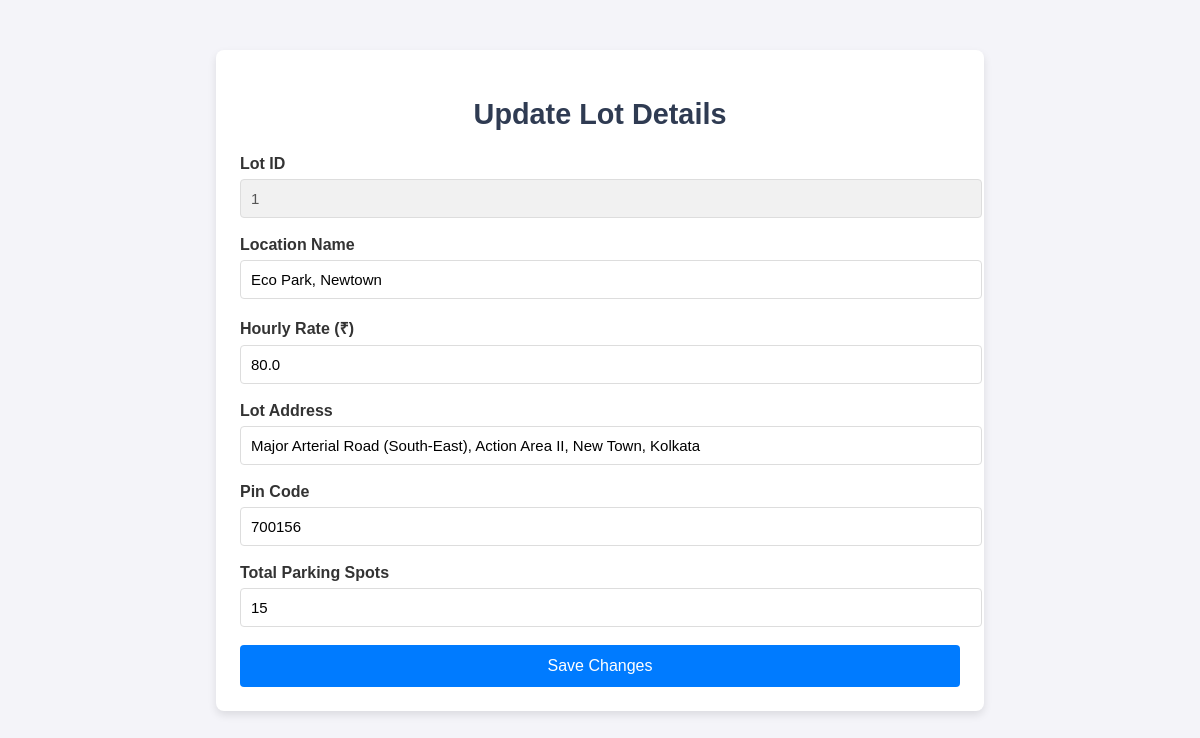
The page /edit_lot/1 (signed in) on the database as committed earlier.
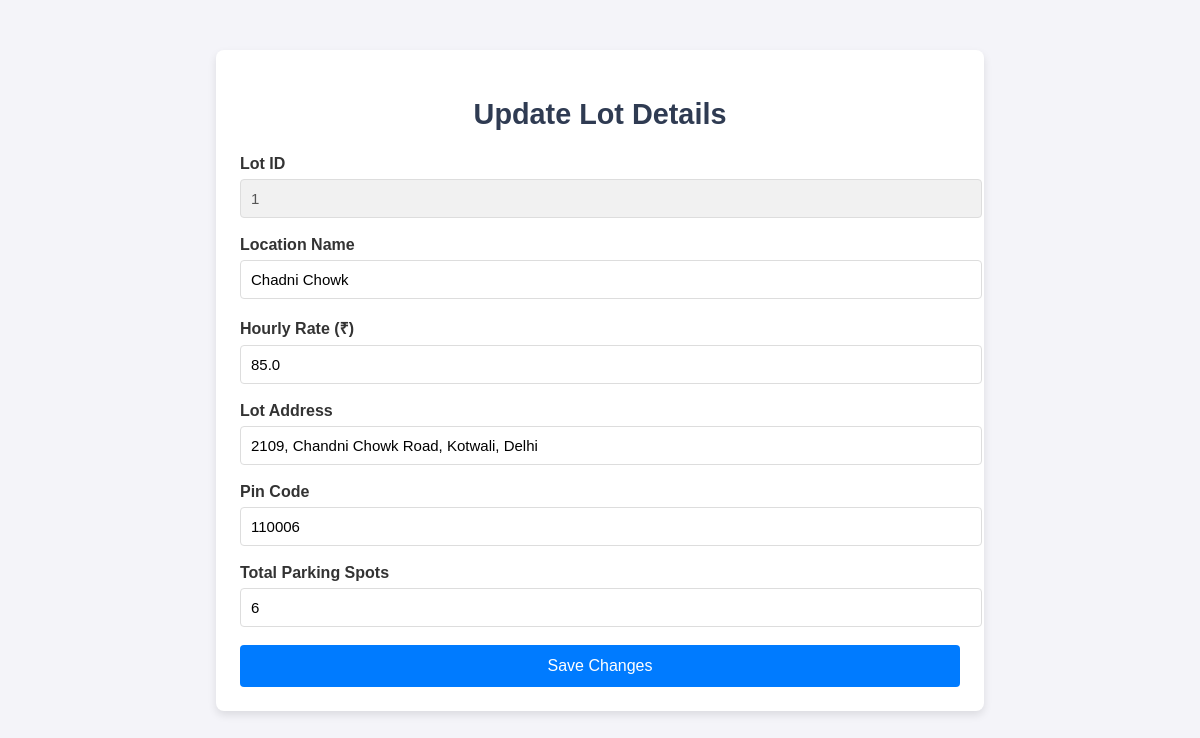
The same page on the database as committed later.
### models.py (models this page shows)
class ParkingLot(db.Model):
    id=db.Column(db.Integer, primary_key=True)
    prime_location_name=db.Column(db.String(150), nullable=False)
    price_per_hour=db.Column(db.Float, nullable=False)
    address=db.Column(db.String(200), nullable=False)
    pin_code=db.Column(db.String(12), nullable=False)
    max_spots=db.Column(db.Integer, nullable=False)
    spots=db.relationship('ParkingSpot', backref='lot', lazy=True)

### app.py (the view, shortened to what this page needs)
@app.route('/edit_lot/<int:lot_id>', methods=['GET', 'POST'])
@admin_required
def edit_lot(lot_id):
    lot = ParkingLot.query.get_or_404(lot_id)
    occupied_spots=count_occupied_spots(lot_id)
    return render_template('edit_lot.html', lot=lot, occupied_spots=occupied_spots)

### app.py (called while the page is built)
def count_occupied_spots(lot_id):
    return ParkingSpot.query.filter_by(lot_id=lot_id, status='O').count()

def admin_required(f):
    @wraps(f)
    def decorated_function(*args, **kwargs):
        if not session.get('admin_logged_in'):
            flash('Admin access is required', 'danger')
            return redirect(url_for('admin_login'))
        return f(*args, **kwargs)
    return decorated_function

### templates/edit_lot.html (shortened to what this page needs)
<!DOCTYPE html>
<html lang="en">
<head>
</head>
<body>
  <div class="container">
    <h2>Update Lot Details</h2>
    <form id="editLotForm" method="POST" action="{{ url_for('edit_lot', lot_id=lot.id) }}">
      <div class="form-group">
        <label for="lot_id">Lot ID</label>
        <input type="text" id="lot_id" name="lot_id" value="{{ lot.id }}" readonly />
      </div>
      <div class="form-group">
        <label for="prime_location_name">Location Name</label>
        <input type="text" id="prime_location_name" name="prime_location_name" value="{{ lot.prime_location_name }}" required />
      </div>
      <div class="form-group">
        <label for="price_per_hour">Hourly Rate (₹)</label>
        <input type="text" id="price_per_hour" name="price_per_hour" value="{{ lot.price_per_hour }}" required />
      </div>
      <div class="form-group">
        <label for="address">Lot Address</label>
        <input type="text" id="address" name="address" value="{{ lot.address }}" required />
      </div>
      <div class="form-group">
        <label for="pin_code">Pin Code</label>
        <input type="text" id="pin_code" name="pin_code" value="{{ lot.pin_code }}" required />
      </div>
      <div class="form-group">
        <label for="max_spots">Total Parking Spots</label>
        <input type="number" id="max_spots" name="max_spots" value="{{ lot.max_spots }}" required />
      </div>
      <button type="submit">Save Changes</button>
    </form>
  </div>
</body>
</html>

Rows that differ between the two databases and show on the page:
changed ParkingLot id 1: prime_location_name "Eco Park, Newtown" → "Chadni Chowk"; price_per_hour "80.0" → "85.0"; address "Major Arterial Road (South-East), Action Area II, New Town, Kolkata" → "2109, Chandni Chowk Road, Kotwali, Delhi"; pin_code "700156" → "110006"; max_spots "15" → "6"
